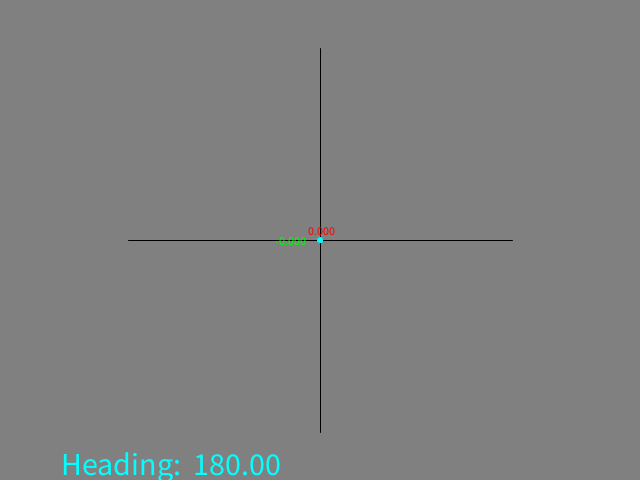
Frame 1 (no input)
Frame 60 (the mouse pressed at the canvas centre just before this capture): identical to frame 1, image omitted
Frame 120 (the mouse held since frame 60 and released just before this capture): identical to frame 1, image omitted

The Processing sketch that drew this single still picture (run headless with seeded random() and noise(); from frame 60 on, the mouse is pressed at the canvas centre):

// Processing sketch: magnometer
// ── magnometer.pde
void setup() {
  size(640,480);
}

float x = 0;
float y = 0;

void mouseClicked() {
  x = mouseX - (width/2);
  y = mouseY - (height/2);
}

void mouseDragged() {
  x = mouseX - (width/2);
  y = mouseY - (height/2);
}

void draw() {
  float extX = height*0.4f;
  float extY = extX;
  
  if( x > extX ) x = extX;
  if( x < -extX ) x = -extX;
  if( y > extY ) y = extY;
  if( y < -extY ) y = -extY;
  
  translate(width/2,height/2);

  background(128);
  stroke(0);
  line(-extX,0,extX,0);
  line(0,-extY,0,extY);

  stroke(255,0,0);
  fill(255,0,0);
  line(0,0,x,0); 
  textSize(12);
  fill(255,0,0);
  textAlign(CENTER,TOP);
  text(x/extX,x/2,-15);
  
  stroke(0,255,0);
  fill(0,255,0);
  line(0,0,0,y);
  textAlign(RIGHT,CENTER);
  text(-y/extY,-15,y/2);
  
  stroke(0,255,255);
  line(0,0,x,y);
  fill(0,255,255);
  circle(x,y,5);

  //Calculate the angle
  float heading = atan2(x,-y);
  //Convert to degrees
  heading = degrees(heading);
  //Convert from [-180, 180] to [0, 360] range
  heading = (heading + 360) % 360;
  
  textSize(32);
  textAlign(RIGHT,BOTTOM);
  text("Heading: " + nfs(heading,3,2), -40, height/2);
}
